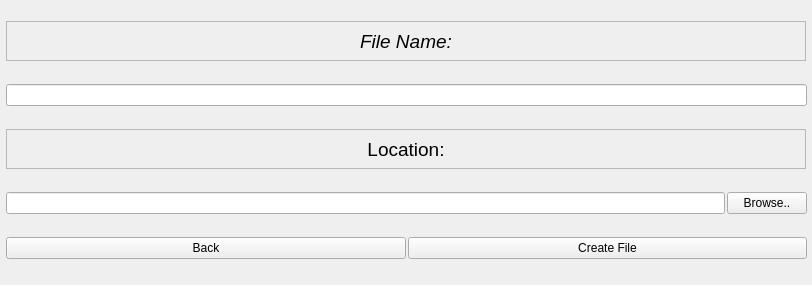
<?xml version="1.0" encoding="UTF-8"?>
<ui version="4.0">
 <class>NewDialog</class>
 <widget class="QDialog" name="NewDialog">
  <property name="geometry">
   <rect>
    <x>0</x>
    <y>0</y>
    <width>812</width>
    <height>285</height>
   </rect>
  </property>
  <property name="minimumSize">
   <size>
    <width>812</width>
    <height>285</height>
   </size>
  </property>
  <property name="maximumSize">
   <size>
    <width>812</width>
    <height>285</height>
   </size>
  </property>
  <property name="windowTitle">
   <string>New</string>
  </property>
  <widget class="QStackedWidget" name="StackedWidget">
   <property name="geometry">
    <rect>
     <x>6</x>
     <y>0</y>
     <width>801</width>
     <height>281</height>
    </rect>
   </property>
   <property name="currentIndex">
    <number>1</number>
   </property>
   <widget class="QWidget" name="page">
    <widget class="QWidget" name="verticalLayoutWidget_2">
     <property name="geometry">
      <rect>
       <x>0</x>
       <y>0</y>
       <width>801</width>
       <height>201</height>
      </rect>
     </property>
     <layout class="QVBoxLayout" name="verticalLayout_3">
      <item>
       <layout class="QHBoxLayout" name="NewItemLayout">
        <item>
         <widget class="QTreeWidget" name="ProjectTree">
          <column>
           <property name="text">
            <string>Project</string>
           </property>
          </column>
         </widget>
        </item>
        <item>
         <widget class="QTreeWidget" name="FileTree">
          <column>
           <property name="text">
            <string>File</string>
           </property>
          </column>
         </widget>
        </item>
       </layout>
      </item>
      <item>
       <layout class="QHBoxLayout" name="horizontalLayout_2">
        <item>
         <widget class="QLabel" name="ExtensionLabel">
          <property name="text">
           <string>File extension(optional):</string>
          </property>
          <property name="alignment">
           <set>Qt::AlignRight|Qt::AlignTrailing|Qt::AlignVCenter</set>
          </property>
         </widget>
        </item>
       </layout>
      </item>
     </layout>
    </widget>
    <widget class="QWidget" name="verticalLayoutWidget_3">
     <property name="geometry">
      <rect>
       <x>410</x>
       <y>200</y>
       <width>381</width>
       <height>83</height>
      </rect>
     </property>
     <layout class="QVBoxLayout" name="verticalLayout_4">
      <item>
       <widget class="QFrame" name="ExtensionFrame">
        <property name="minimumSize">
         <size>
          <width>0</width>
          <height>36</height>
         </size>
        </property>
        <property name="maximumSize">
         <size>
          <width>16777215</width>
          <height>30</height>
         </size>
        </property>
        <property name="frameShape">
         <enum>QFrame::StyledPanel</enum>
        </property>
        <property name="frameShadow">
         <enum>QFrame::Raised</enum>
        </property>
        <widget class="QLineEdit" name="ExtensionEdit">
         <property name="geometry">
          <rect>
           <x>0</x>
           <y>0</y>
           <width>381</width>
           <height>36</height>
          </rect>
         </property>
         <property name="minimumSize">
          <size>
           <width>0</width>
           <height>36</height>
          </size>
         </property>
        </widget>
       </widget>
      </item>
      <item>
       <layout class="QHBoxLayout" name="SubmitLayout">
        <item>
         <widget class="QPushButton" name="CancelButton">
          <property name="text">
           <string>Cancel</string>
          </property>
         </widget>
        </item>
        <item>
         <widget class="QPushButton" name="NextButton">
          <property name="text">
           <string>Next</string>
          </property>
         </widget>
        </item>
       </layout>
      </item>
     </layout>
    </widget>
    <widget class="QLabel" name="DescripionLabel">
     <property name="geometry">
      <rect>
       <x>0</x>
       <y>190</y>
       <width>391</width>
       <height>81</height>
      </rect>
     </property>
     <property name="text">
      <string>Description: </string>
     </property>
     <property name="textFormat">
      <enum>Qt::AutoText</enum>
     </property>
     <property name="alignment">
      <set>Qt::AlignLeading|Qt::AlignLeft|Qt::AlignTop</set>
     </property>
     <property name="wordWrap">
      <bool>true</bool>
     </property>
    </widget>
    <zorder>DescripionLabel</zorder>
    <zorder>verticalLayoutWidget_2</zorder>
    <zorder>verticalLayoutWidget_3</zorder>
   </widget>
   <widget class="QWidget" name="page_2">
    <widget class="QWidget" name="verticalLayoutWidget">
     <property name="geometry">
      <rect>
       <x>0</x>
       <y>0</y>
       <width>801</width>
       <height>281</height>
      </rect>
     </property>
     <layout class="QVBoxLayout" name="verticalLayout">
      <property name="spacing">
       <number>2</number>
      </property>
      <item>
       <widget class="QLabel" name="FileNameLabel">
        <property name="maximumSize">
         <size>
          <width>800</width>
          <height>40</height>
         </size>
        </property>
        <property name="font">
         <font>
          <pointsize>14</pointsize>
          <italic>true</italic>
         </font>
        </property>
        <property name="frameShape">
         <enum>QFrame::StyledPanel</enum>
        </property>
        <property name="frameShadow">
         <enum>QFrame::Sunken</enum>
        </property>
        <property name="lineWidth">
         <number>2</number>
        </property>
        <property name="midLineWidth">
         <number>2</number>
        </property>
        <property name="text">
         <string>File Name:</string>
        </property>
        <property name="alignment">
         <set>Qt::AlignCenter</set>
        </property>
       </widget>
      </item>
      <item>
       <widget class="QLineEdit" name="NameEdit"/>
      </item>
      <item>
       <widget class="QLabel" name="FileNameLabel_2">
        <property name="maximumSize">
         <size>
          <width>800</width>
          <height>40</height>
         </size>
        </property>
        <property name="font">
         <font>
          <pointsize>14</pointsize>
         </font>
        </property>
        <property name="frameShape">
         <enum>QFrame::StyledPanel</enum>
        </property>
        <property name="frameShadow">
         <enum>QFrame::Sunken</enum>
        </property>
        <property name="lineWidth">
         <number>2</number>
        </property>
        <property name="midLineWidth">
         <number>2</number>
        </property>
        <property name="text">
         <string>Location:</string>
        </property>
        <property name="alignment">
         <set>Qt::AlignCenter</set>
        </property>
       </widget>
      </item>
      <item>
       <layout class="QHBoxLayout" name="horizontalLayout">
        <item>
         <widget class="QLineEdit" name="LocationEdit"/>
        </item>
        <item>
         <widget class="QPushButton" name="BrowseButton">
          <property name="text">
           <string>Browse..</string>
          </property>
         </widget>
        </item>
       </layout>
      </item>
      <item>
       <layout class="QHBoxLayout" name="horizontalLayout_3">
        <item>
         <widget class="QPushButton" name="BackButton">
          <property name="text">
           <string>Back</string>
          </property>
         </widget>
        </item>
        <item>
         <widget class="QPushButton" name="CreateButton">
          <property name="text">
           <string>Create File</string>
          </property>
         </widget>
        </item>
       </layout>
      </item>
     </layout>
    </widget>
   </widget>
  </widget>
 </widget>
 <resources/>
 <connections/>
</ui>
